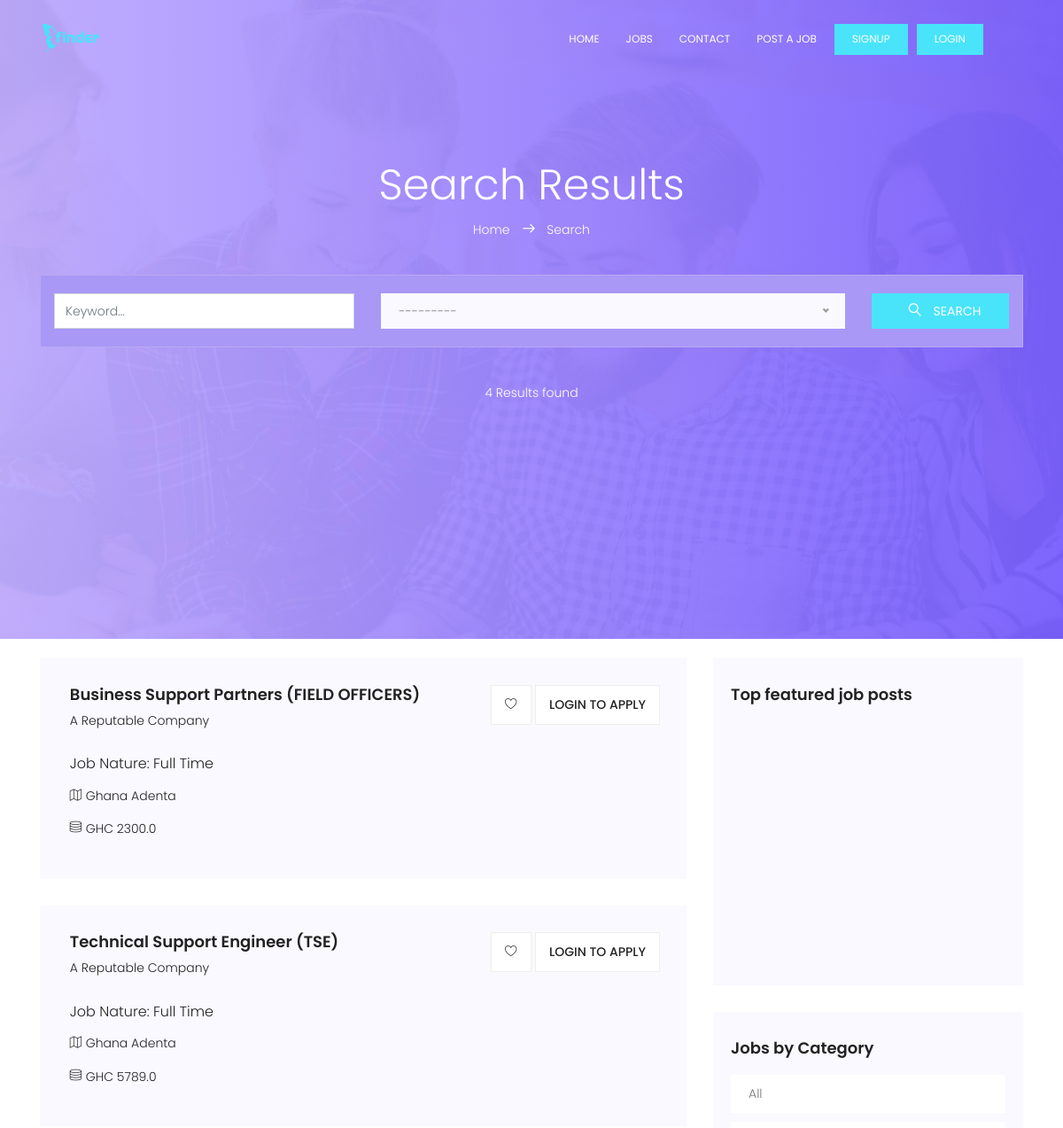
/jobs (upper part), run on an earlier commit of the app's database.
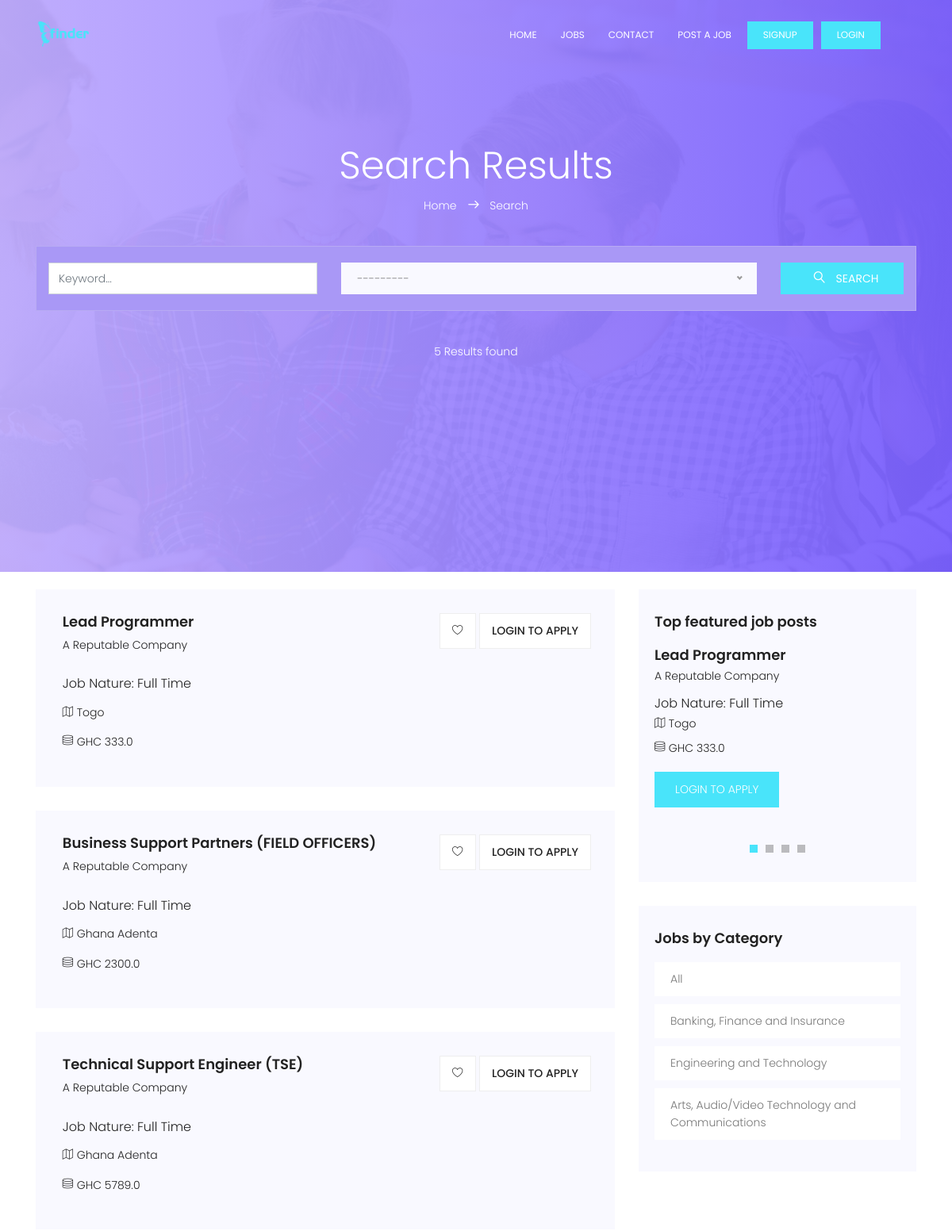
And on a later commit of the database.
### portal/models.py (models this page shows, shortened)
class Job(models.Model):
    company_name = models.CharField(max_length=200)
    job_title = models.CharField(max_length=200)
    company_email = models.EmailField(blank=True, null=True)
    category = models.ForeignKey(
        Category, on_delete=models.CASCADE, default='Others')
    job_type = models.CharField(max_length=20, choices=_job_Type, default=1)
    description = RichTextField()
    location = models.CharField(max_length=150)
    salary = models.FloatField(blank=True, null=True)
    application_url = models.URLField(blank=True, null=True)
    slug = models.SlugField(blank=True, null=True)
    created = models.DateTimeField(auto_now_add=True)
    featured = models.BooleanField(default=False)
    approved = models.BooleanField(default=True)
    class Meta:
        ordering = ['-created']

class Category(models.Model):
    category = models.CharField(max_length=100)
    created = models.DateTimeField(auto_now_add=True)
    class Meta:
        verbose_name_plural = 'Categories'
        ordering = ['id']
    def __str__(self):
        return self.category

### portal/views.py (the view)
# urls.py: path('jobs', jobs, name="jobs"),
def jobs(request):
    filters = JobFilter(
        request.GET, queryset=Job.objects.filter(approved=True))
    paginator = Paginator(filters.qs, 10)
    page_number = request.GET.get('page', 1)
    page_objects = paginator.get_page(page_number)
    context = {
        'filters': filters,
        'page_objects': page_objects,
        'paginator': paginator
    }
    return render(request, 'portal/search.html', context)

### portal/context_processors.py (called while the page is built)
def Processors(request):
    jobs = Job.objects.filter(approved=True).order_by('-created')
    categories = Category.objects.all().order_by('id')
    blogs = Blog.objects.filter(published=True).order_by('-id')
    blog_count = blogs.count()
    return {
        'categories': categories,
        'jobs': jobs,
        'blog_count': blog_count,
        'blogs': blogs,
    }

### templates/portal/search.html (shortened to what this page needs)
{% extends 'base.html' %}
{% load static %}
{% block content %}
			<section class="banner-area relative" id="home">
				<div class="container">
					<div class="row search-page-top d-flex align-items-center justify-content-center">
						<div class="banner-content col-lg-12">
							<h1 class="text-white">
								Search Results
							</h1>
							<p class="text-white link-nav">
								<a href="{% url 'home' %}">Home </a> <span class="lnr lnr-arrow-right"></span> <a href="#">	 Search</a>
							</p>
							<form action="" method="GET" class="serach-form-area">
								<div class="row justify-content-center form-wrap">
									<div class="col-lg-4 form-cols">
									{{filters.form.job_title}}
									</div>
									<div style="width: 100% !important;"  class="col-lg-6 form-cols">
									<div class="default-select" id="default-selects">
									</div>
									</div>
									<div class="col-lg-2 form-cols">
									    <button type="submit" class="btn btn-info">
									      <span class="lnr lnr-magnifier"></span> Search
									    </button>
									</div>
								</div>
							</form>
							<p class="text-white">{{paginator.count}} Results found</p>
						</div>
					</div>
				</div>
			</section>
			<section class="post-area section-gap">
				<div class="container">
					<div class="row justify-content-center d-flex">
						<div class="col-lg-8 post-list">
							{% for job in page_objects %}
								<div class="single-post d-flex flex-row">
									<div class="details"  style="width: 100% !important;">
										<div class="title d-flex flex-row justify-content-between">
											<div class="titles">
												<a href="{% url 'detail' job.slug %}"><h4>{{job.job_title}}</h4></a>
												<h6>{{job.company_name}}</h6>
											</div>
											<ul class="btns">
												<li><a href="{% url 'detail' job.slug %}"><span class="lnr lnr-heart"></span></a></li>
												{% if request.user.is_authenticated %}
												<li><a href="{% url 'detail' job.slug %}">Apply</a></li>
												{% else %}
												<li><a href="{% url 'login' %}">Login to apply</a></li>
												{% endif %}
											</ul>
										</div>
										<h5>Job Nature: {{job.job_type}}</h5>
										<p class="address"><span class="lnr lnr-map"></span> {{job.location}}</p>
										{% if job.salary %}
										<p class="address"><span class="lnr lnr-database"></span> GHC {{job.salary}}</p>
										{% endif %}
									</div>
								</div>
								{% empty %}
								<h3> No job post found </h4>
							{% endfor %}
						</div>
						<div class="col-lg-4 sidebar">
							{% if jobs.count > 1 %}
							<div class="single-slidebar">
								<h4>Top featured job posts</h4>
								<div class="active-relatedjob-carusel">
								{% for job in jobs|slice:":4" %}
									<div class="single-rated">
										<a href="{% url 'detail' job.slug %}"><h4>{{job.job_title|title}}</h4></a>
										<h6>{{job.company_name|title}}</h6>
										<h5>Job Nature: {{job.job_type}}</h5>
										<p class="address"><span class="lnr lnr-map"></span> {{job.location}}</p>
										{% if job.salary %}
										<p class="address"><span class="lnr lnr-database"></span> GHC {{job.salary}}</p>
										{% endif %}
										{% if request.user.is_authenticated %}
										<a href="{% url 'detail' job.slug %}" class="btns text-uppercase">Apply job</a>
										{% else %}
										<a href="{% url 'login' %}" class="btns text-uppercase">Login to apply</a>
										{% endif %}
									</div>
								{% endfor %}
								</div>
							</div>
							{% endif %}
							<div class="single-slidebar">
								<h4>Jobs by Category </h4>
								<ul class="cat-list">
								<li>
									<a class="justify-content-between d-flex" href="{% url 'jobs' %}">
									<p>All</p>
									</a>
									</li>
								{% for category in categories|slice:":10" %}
									<li>
									<a class="justify-content-between d-flex" href="javascript:void(0);">
									<p>{{category.category}}</p>
									</a>
									</li>
								{% endfor %}
								</ul>
							</div>
						</div>
					</div>
				</div>
			</section>
{% endblock %}

What changed in the data, as far as the page shows it:
added Job: job_title "Lead Programmer", company_name "A Reputable Company", job_type "Full Time", location "Togo", salary "333.0", shows "LOGIN TO APPLY"
now on this page (row unchanged): Category: category "Banking, Finance and Insurance"
now on this page (row unchanged): Category: category "Engineering and Technology"
now on this page (row unchanged): Category: category "Arts, Audio/Video Technology and Communications"
Also different on the page:
{{ paginator.count }}: "4" → "5"
